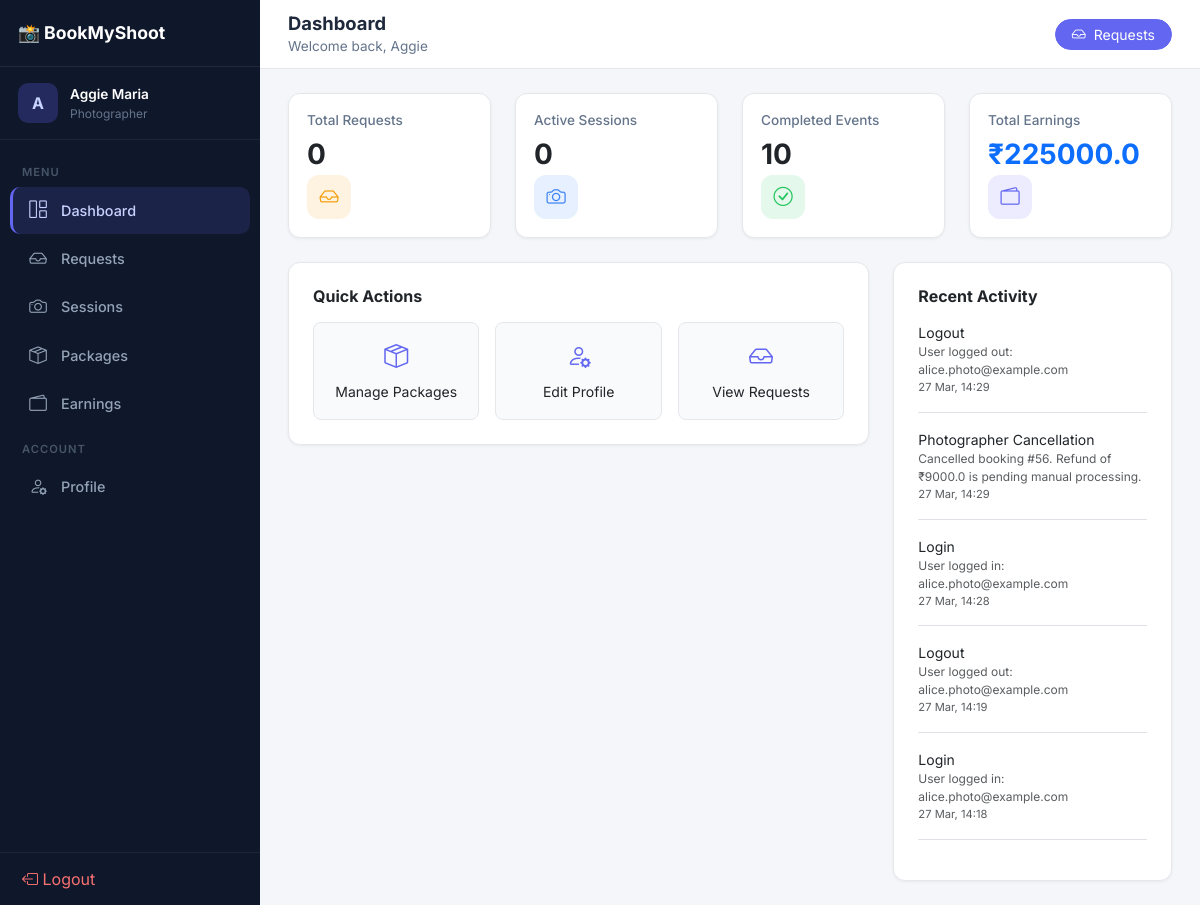
The app's page /photographer/dashboard (signed in) with its own data.
### backend/models.py (models this page shows, shortened)
class User(db.Model, UserMixin):
    __tablename__ = 'users'
    id = db.Column(db.Integer, primary_key=True)
    first_name = db.Column(db.String(100), nullable=False)
    last_name = db.Column(db.String(100), nullable=False)
    email = db.Column(db.String(120), unique=True, nullable=False, index=True)
    phone = db.Column(db.String(20), nullable=True)
    user_type = db.Column(db.String(20), nullable=False, default='customer')
    password_hash = db.Column(db.String(255), nullable=False)
    profile_image = db.Column(db.String(255), nullable=True)
    is_active = db.Column(db.Boolean, default=True)
    created_at = db.Column(db.DateTime, default=datetime.utcnow)
    updated_at = db.Column(db.DateTime, default=datetime.utcnow, onupdate=datetime.utcnow)
    bookings = db.relationship('Booking', backref='customer', lazy=True, foreign_keys='Booking.customer_id',
                               cascade='all, delete-orphan')
    notifications = db.relationship('Notification', backref='user', lazy=True, cascade='all, delete-orphan')
    activities = db.relationship('ActivityLog', backref='user', lazy=True, cascade='all, delete-orphan')

class ActivityLog(db.Model):
    __tablename__ = 'activity_logs'
    id = db.Column(db.Integer, primary_key=True)
    user_id = db.Column(db.Integer, db.ForeignKey('users.id'), nullable=True)
    action = db.Column(db.String(100), nullable=False)
    details = db.Column(db.String(255), nullable=True)
    ip_address = db.Column(db.String(50), nullable=True)
    timestamp = db.Column(db.DateTime, default=datetime.utcnow)

### backend/photographer/routes.py (the view)
@photographer_bp.route('/dashboard')
@photographer_required
def dashboard():
    photographer = Photographer.query.filter_by(user_id=current_user.id).first()
    if not photographer:
        flash('Photographer profile not found.', 'error')
        return redirect(url_for('login'))
    total_requests = Booking.query.filter_by(photographer_id=photographer.id, status='pending').count()
    active_sessions = Booking.query.filter_by(photographer_id=photographer.id, status='accepted').count()
    completed_events = Booking.query.filter_by(photographer_id=photographer.id, status='completed').count()
    completed_bookings = Booking.query.filter_by(photographer_id=photographer.id, status='completed').all()
    total_earnings = sum(b.total_price for b in completed_bookings)
    from models import ActivityLog
    recent_logs = ActivityLog.query.filter_by(user_id=current_user.id).order_by(ActivityLog.timestamp.desc()).limit(5).all()
    return render_template('photographer/dashboard.html',
                           total_requests=total_requests,
                           active_sessions=active_sessions,
                           completed_events=completed_events,
                           total_earnings=total_earnings,
                           recent_logs=recent_logs)

### backend/app.py (called while the page is built)
@app.before_request
def enforce_csrf_for_non_api_routes():
    if request.path.startswith('/api/'):
        return
    if request.method in ('POST', 'PUT', 'PATCH', 'DELETE'):
        csrf.protect()

@login_manager.user_loader
def load_user(user_id):
    return User.query.get(int(user_id))

### backend/photographer/routes.py (called while the page is built)
def photographer_required(f):
    @wraps(f)
    def decorated_function(*args, **kwargs):
        if not current_user.is_authenticated or current_user.user_type != 'photographer':
            flash('Photographer access required.', 'error')
            return redirect(url_for('login'))
        return f(*args, **kwargs)
    return decorated_function

### backend/photographer/templates/photographer/dashboard.html (shortened to what this page needs)
{% extends "base.html" %}
{% block content %}
<div class="topbar">
    <div>
        <h1>Dashboard</h1>
        <div class="breadcrumb">Welcome back, {{ current_user.first_name }}</div>
    </div>
    <div class="topbar-actions">
        <a href="{{ url_for('photographer.incoming_requests') }}" class="btn btn-primary btn-sm rounded-pill px-3"><i class="bi bi-inbox me-1"></i> Requests</a>
    </div>
</div>
<div class="page-content fade-in">
    <div class="row g-4 mb-4">
        <div class="col-md-3">
            <div class="card stat-card">
                <div class="stat-info">
                    <h3>Total Requests</h3>
                    <div class="value" id="c-requests">{{ total_requests }}</div>
                </div>
                <div class="stat-icon orange"><i class="bi bi-inbox"></i></div>
            </div>
        </div>
        <div class="col-md-3">
            <div class="card stat-card">
                <div class="stat-info">
                    <h3>Active Sessions</h3>
                    <div class="value" id="c-sessions">{{ active_sessions }}</div>
                </div>
                <div class="stat-icon blue"><i class="bi bi-camera"></i></div>
            </div>
        </div>
        <div class="col-md-3">
            <div class="card stat-card">
                <div class="stat-info">
                    <h3>Completed Events</h3>
                    <div class="value" id="c-completed">{{ completed_events }}</div>
                </div>
                <div class="stat-icon green"><i class="bi bi-check-circle"></i></div>
            </div>
        </div>
        <div class="col-md-3">
            <div class="card stat-card">
                <div class="stat-info">
                    <h3>Total Earnings</h3>
                    <div class="value text-primary">₹{{ total_earnings }}</div>
                </div>
                <div class="stat-icon purple"><i class="bi bi-wallet2"></i></div>
            </div>
        </div>
    </div>
    <div class="row g-4">
        <div class="col-lg-8">
            <div class="card p-4">
                <h3 class="h6 fw-bold mb-3">Quick Actions</h3>
                <div class="row g-3">
                    <div class="col-md-4">
                        <a href="{{ url_for('photographer.manage_packages') }}" class="d-block p-3 rounded-3 text-center" style="background:#f8fafc;border:1px solid var(--card-border);transition:.2s;" onmouseover="this.style.transform='translateY(-3px)';this.style.boxShadow='0 6px 16px rgba(0,0,0,.06)'" onmouseout="this.style.transform='none';this.style.boxShadow='none'">
                            <i class="bi bi-box-seam d-block fs-4 mb-1" style="color:var(--primary);"></i>
                            <span class="fw-600 small">Manage Packages</span>
                        </a>
                    </div>
                    <div class="col-md-4">
                        <a href="{{ url_for('photographer.profile') }}" class="d-block p-3 rounded-3 text-center" style="background:#f8fafc;border:1px solid var(--card-border);transition:.2s;" onmouseover="this.style.transform='translateY(-3px)';this.style.boxShadow='0 6px 16px rgba(0,0,0,.06)'" onmouseout="this.style.transform='none';this.style.boxShadow='none'">
                            <i class="bi bi-person-gear d-block fs-4 mb-1" style="color:var(--primary);"></i>
                            <span class="fw-600 small">Edit Profile</span>
                        </a>
                    </div>
                    <div class="col-md-4">
                        <a href="{{ url_for('photographer.incoming_requests') }}" class="d-block p-3 rounded-3 text-center" style="background:#f8fafc;border:1px solid var(--card-border);transition:.2s;" onmouseover="this.style.transform='translateY(-3px)';this.style.boxShadow='0 6px 16px rgba(0,0,0,.06)'" onmouseout="this.style.transform='none';this.style.boxShadow='none'">
                            <i class="bi bi-inbox d-block fs-4 mb-1" style="color:var(--primary);"></i>
                            <span class="fw-600 small">View Requests</span>
                        </a>
                    </div>
                </div>
            </div>
        </div>
        <div class="col-lg-4">
            <div class="card p-4 h-100">
                <h3 class="h6 fw-bold mb-3">Recent Activity</h3>
                {% if recent_logs %}
                {% for log in recent_logs %}
                <div class="d-flex gap-3 mb-3 pb-3 border-bottom">
                    <div>
                        <div class="fw-600 small" style="text-transform:capitalize;">{{ log.action.replace('_', ' ') }}</div>
                        <div class="text-muted" style="font-size:.75rem;">{{ log.details or 'No details' }}</div>
                        <div class="text-muted" style="font-size:.7rem;">{{ log.timestamp.strftime('%d %b, %H:%M') }}</div>
                    </div>
                </div>
                {% endfor %}
                {% else %}
                <p class="text-muted small mb-0">No recent activity logs found.</p>
                {% endif %}
            </div>
        </div>
    </div>
</div>
{% endblock %}

### backend/templates/base.html (shortened to what this page needs)
<!DOCTYPE html>
<html lang="en">
<head>
    <link href="https://cdn.jsdelivr.net/npm/bootstrap@5.3.0/dist/css/bootstrap.min.css" rel="stylesheet">
    <link rel="stylesheet" href="https://cdn.jsdelivr.net/npm/bootstrap-icons@1.11.0/font/bootstrap-icons.css">
    <link rel="stylesheet" href="https://cdnjs.cloudflare.com/ajax/libs/animate.css/4.1.1/animate.min.css" />
</head>
<body>
    {% if not hide_sidebar and current_user.is_authenticated %}
    <aside class="sidebar" id="sidebar">
        <div class="sidebar-brand">📸 BookMyShoot</div>
        <div class="sidebar-user">
            <div class="avatar">{{ current_user.first_name[0]|upper }}</div>
            <div class="info">
                <div class="name">{{ current_user.first_name }} {{ current_user.last_name }}</div>
                <div class="role">{{ current_user.user_type }}</div>
            </div>
        </div>
        <nav class="sidebar-nav">
            <div class="nav-section">Menu</div>
            {% if current_user.user_type == 'admin' %}
            <a href="{{ url_for('admin.dashboard') }}" class="{{ 'active' if request.endpoint == 'admin.dashboard' }}"><i class="bi bi-grid-1x2"></i> Dashboard</a>
            <a href="{{ url_for('admin.users') }}" class="{{ 'active' if request.endpoint == 'admin.users' }}"><i class="bi bi-people"></i> Users</a>
            <a href="{{ url_for('admin.bookings') }}" class="{{ 'active' if request.endpoint == 'admin.bookings' }}"><i class="bi bi-calendar-check"></i> Bookings</a>
            <a href="{{ url_for('admin.categories') }}" class="{{ 'active' if request.endpoint == 'admin.categories' }}"><i class="bi bi-tags"></i> Categories</a>
            <a href="{{ url_for('admin.packages') }}" class="{{ 'active' if request.endpoint == 'admin.packages' }}"><i class="bi bi-box-seam"></i> Packages</a>
            <div class="nav-section">Account</div>
            <a href="{{ url_for('admin.profile') }}" class="{{ 'active' if request.endpoint == 'admin.profile' }}"><i class="bi bi-person-gear"></i> Profile</a>
            {% elif current_user.user_type == 'photographer' %}
            <a href="{{ url_for('photographer.dashboard') }}" class="{{ 'active' if request.endpoint == 'photographer.dashboard' }}"><i class="bi bi-grid-1x2"></i> Dashboard</a>
            <a href="{{ url_for('photographer.incoming_requests') }}" class="{{ 'active' if request.endpoint == 'photographer.incoming_requests' }}"><i class="bi bi-inbox"></i> Requests</a>
            <a href="{{ url_for('photographer.accepted_sessions') }}" class="{{ 'active' if request.endpoint == 'photographer.accepted_sessions' }}"><i class="bi bi-camera"></i> Sessions</a>
            <a href="{{ url_for('photographer.manage_packages') }}" class="{{ 'active' if request.endpoint == 'photographer.manage_packages' }}"><i class="bi bi-box-seam"></i> Packages</a>
            <a href="{{ url_for('photographer.earnings') }}" class="{{ 'active' if request.endpoint == 'photographer.earnings' }}"><i class="bi bi-wallet2"></i> Earnings</a>
            <div class="nav-section">Account</div>
            <a href="{{ url_for('photographer.profile') }}" class="{{ 'active' if request.endpoint == 'photographer.profile' }}"><i class="bi bi-person-gear"></i> Profile</a>
            {% endif %}
        </nav>
        <div class="sidebar-footer">
            <a href="{{ url_for('logout') }}" class="sidebar-nav a"><i class="bi bi-box-arrow-left"></i> Logout</a>
        </div>
    </aside>
    {% endif %}
    <main class="{% if not hide_sidebar and current_user.is_authenticated %}main-content{% else %}{% block main_class %}container py-5{% endblock %}{% endif %}">
        {% block content %}{% endblock %}
    </main>
</body>
</html>

### backend/templates/base.html (style rules this page uses)
:root { --bg: #f4f6f9; --sidebar-bg: #0f172a; --sidebar-active: rgba(99, 102, 241, 0.15); --sidebar-active-border: #6366f1; --card-bg: #ffffff; --card-border: #e5e7eb; --card-shadow: 0 1px 3px rgba(0,0,0,0.06); --text: #1e293b; --muted: #64748b; --primary: #6366f1; --primary-hover: #4f46e5; --success: #22c55e; --danger: #ef4444; --warning: #f59e0b; --info: #3b82f6; --sidebar-width: 260px; --radius: 12px; }
* { box-sizing: border-box; }
body { font-family: 'Inter', sans-serif; background: var(--bg); color: var(--text); margin: 0; min-height: 100vh; }
a { color: inherit; text-decoration: none; }
.sidebar { width: var(--sidebar-width); background: var(--sidebar-bg); color: #cbd5e1; position: fixed; top: 0; left: 0; bottom: 0; z-index: 1000; display: flex; flex-direction: column; transition: transform .3s ease; overflow-y: auto; }
.sidebar-brand { padding: 20px 18px; border-bottom: 1px solid rgba(255,255,255,0.08); font-weight: 700; font-size: 1.1rem; color: #fff; display: flex; align-items: center; gap: 10px; }
.sidebar-user { padding: 16px 18px; display: flex; align-items: center; gap: 12px; border-bottom: 1px solid rgba(255,255,255,0.06); }
.sidebar-user .avatar { width: 40px; height: 40px; border-radius: 10px; background: rgba(99,102,241,0.25); color: #c7d2fe; display: grid; place-items: center; font-weight: 700; font-size: 1rem; }
.sidebar-user .info { font-size: 0.85rem; }
.sidebar-user .info .name { color: #fff; font-weight: 600; }
.sidebar-user .info .role { color: var(--muted); text-transform: capitalize; font-size: 0.75rem; }
.sidebar-nav { padding: 12px 10px; flex: 1; }
.sidebar-nav .nav-section { font-size: 0.7rem; text-transform: uppercase; letter-spacing: 1px; color: #475569; padding: 12px 12px 6px; font-weight: 600; }
.sidebar-nav a { display: flex; align-items: center; gap: 12px; padding: 10px 14px; border-radius: 10px; color: #94a3b8; font-weight: 500; font-size: 0.9rem; margin-bottom: 2px; transition: all .2s ease; border-left: 3px solid transparent; }
.sidebar-nav a.active { color: #c7d2fe; background: var(--sidebar-active); border-left-color: var(--sidebar-active-border); }
.sidebar-nav a i { font-size: 1.1rem; width: 22px; text-align: center; }
.sidebar-footer { padding: 14px 12px; border-top: 1px solid rgba(255,255,255,0.06); }
.sidebar-footer a { color: #f87171; }
.main-content { margin-left: var(--sidebar-width); min-height: 100vh; transition: margin-left .3s ease; }
.topbar { background: var(--card-bg); border-bottom: 1px solid var(--card-border); padding: 12px 28px; display: flex; justify-content: space-between; align-items: center; position: sticky; top: 0; z-index: 30; }
.topbar h1 { margin: 0; font-size: 1.15rem; font-weight: 700; }
.topbar .breadcrumb { font-size: 0.85rem; color: var(--muted); margin: 2px 0 0; }
.topbar-actions { display: flex; align-items: center; gap: 12px; }
.card { background: var(--card-bg); border: 1px solid var(--card-border); border-radius: var(--radius); box-shadow: var(--card-shadow); }
.stat-card { padding: 18px; display: flex; justify-content: space-between; align-items: flex-start; }
.stat-card .stat-info h3 { font-size: 0.85rem; color: var(--muted); font-weight: 500; margin: 0; }
.stat-card .stat-info .value { font-size: 1.75rem; font-weight: 700; margin-top: 4px; }
.stat-card .stat-icon { width: 44px; height: 44px; border-radius: 12px; display: grid; place-items: center; font-size: 1.2rem; }
.stat-icon.purple { background: rgba(99,102,241,0.12); color: var(--primary); }
.stat-icon.green { background: rgba(34,197,94,0.12); color: var(--success); }
.stat-icon.orange { background: rgba(245,158,11,0.12); color: var(--warning); }
.stat-icon.blue { background: rgba(59,130,246,0.12); color: var(--info); }
.btn-primary { background: var(--primary); border-color: var(--primary); }
.page-content { padding: 24px 28px; }
.fade-in { animation: fadeIn .4s ease forwards; }

### records on screen
User: first_name "A", first_name "Aggie", last_name "Maria", user_type "Photographer"
ActivityLog: action.replace "Logout", details "User logged out: alice.photo@example.com", timestamp "27 Mar, 14:29"
ActivityLog: action.replace "Photographer Cancellation", details "Cancelled booking #56. Refund of ₹9000.0 is pending manual processing.", timestamp "27 Mar, 14:29"
ActivityLog: action.replace "Login", details "User logged in: alice.photo@example.com", timestamp "27 Mar, 14:28"
ActivityLog: action.replace "Logout", details "User logged out: alice.photo@example.com", timestamp "27 Mar, 14:19"
ActivityLog: action.replace "Login", details "User logged in: alice.photo@example.com", timestamp "27 Mar, 14:18"

### other values on screen
{{ total_requests }} "0"
{{ active_sessions }} "0"
{{ completed_events }} "10"
{{ total_earnings }} "225000.0"
